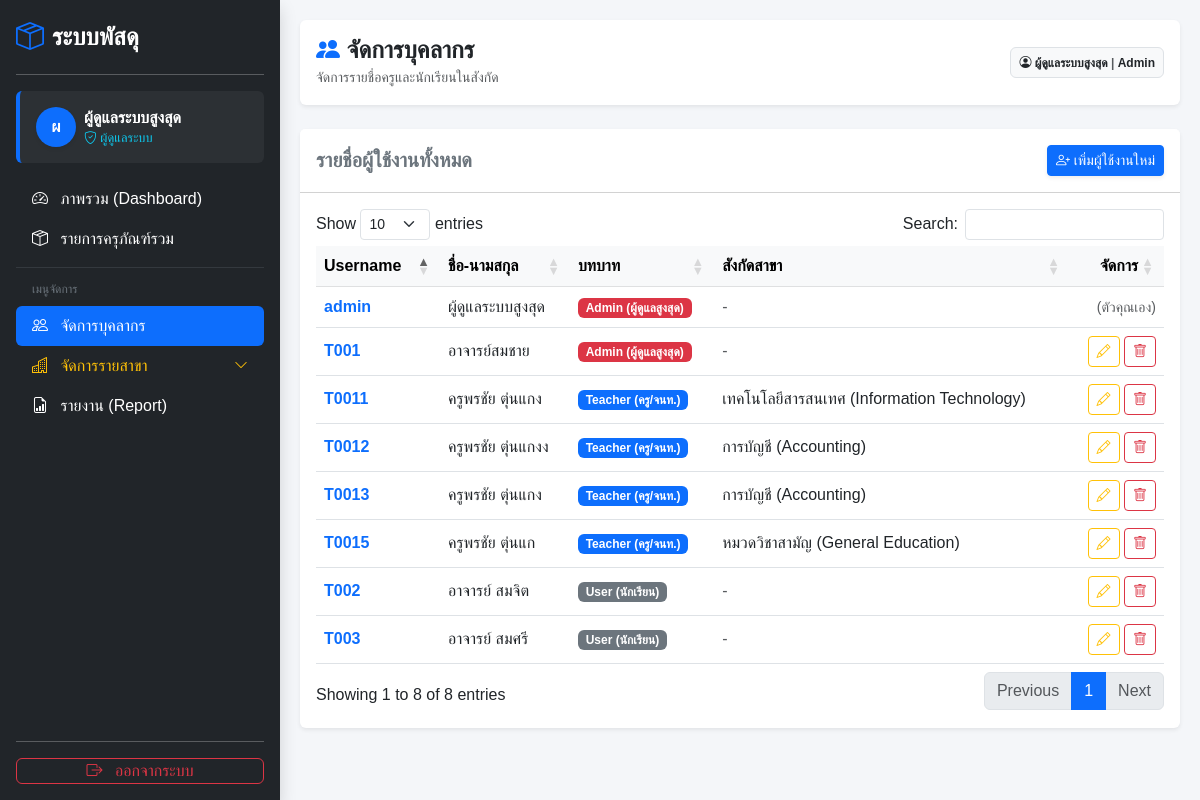
/users.php (signed in), run on the app's committed database.
### tables this page shows
CREATE TABLE `users` (
  `id` int(11) NOT NULL,
  `username` varchar(50) NOT NULL,
  `teacher_id` varchar(50) DEFAULT NULL,
  `password` varchar(255) NOT NULL,
  `fullname` varchar(100) NOT NULL,
  `role` varchar(50) NOT NULL DEFAULT 'user',
  `department_id` int(11) DEFAULT NULL,
  `created_at` timestamp NOT NULL DEFAULT current_timestamp()
);

CREATE TABLE `departments` (
  `id` int(11) NOT NULL,
  `code` varchar(10) NOT NULL,
  `name` varchar(100) NOT NULL,
  `contact_person` varchar(150) DEFAULT 'เจ้าหน้าที่สาขา'
);

### users.php (the view, shortened to what this page needs)
<?php
require 'db.php';
$myRole = $_SESSION['role'];
$myDeptId = $_SESSION['dept_id'] ?? 0;
$myId = $_SESSION['user_id'];
$myName = $_SESSION['fullname'];
if ($myRole == 'admin') {
    $sql = "SELECT u.*, d.name as dept_name FROM users u LEFT JOIN departments d ON u.department_id = d.id ORDER BY u.role, u.department_id";
    $users = $pdo->query($sql)->fetchAll();
} else {
    $sql = "SELECT u.*, d.name as dept_name FROM users u LEFT JOIN departments d ON u.department_id = d.id WHERE u.department_id = ? ORDER BY u.role";
    $stmt = $pdo->prepare($sql);
    $stmt->execute([$myDeptId]);
    $users = $stmt->fetchAll();
}
?>
<!DOCTYPE html>
<html lang="th">
<head>
    <link href="https://cdn.jsdelivr.net/npm/bootstrap@5.3.0/dist/css/bootstrap.min.css" rel="stylesheet">
    <link rel="stylesheet" href="https://cdn.jsdelivr.net/npm/bootstrap-icons@1.11.0/font/bootstrap-icons.css">
    <link rel="stylesheet" href="https://cdn.datatables.net/1.13.7/css/dataTables.bootstrap5.min.css">
</head>
<body class="d-flex">
    <?php include 'sidebar.php'; ?>
    <div class="main-content">
        <div class="d-flex justify-content-between align-items-center mb-4 bg-white p-3 rounded shadow-sm">
            <div>
                <h4 class="fw-bold m-0 text-dark"><i class="bi bi-people-fill text-primary"></i> จัดการบุคลากร</h4>
                <small class="text-muted">จัดการรายชื่อครูและนักเรียนในสังกัด</small>
            </div>
            <div class="text-end">
                 <div class="badge bg-light text-dark border p-2">
                    <i class="bi bi-person-circle"></i> <?= $myName ?>
                    <span class="text-muted">|</span>
                    <?= ($myRole=='admin') ? 'Admin' : 'Teacher' ?>
                </div>
            </div>
        </div>
        <div class="card shadow-sm border-0">
            <div class="card-header bg-white py-3 d-flex justify-content-between align-items-center">
                <h5 class="m-0 fw-bold text-secondary">รายชื่อผู้ใช้งานทั้งหมด</h5>
                <button class="btn btn-primary btn-sm shadow-sm" onclick="openUserModal()">
                    <i class="bi bi-person-plus"></i> เพิ่มผู้ใช้งานใหม่
                </button>
            </div>
            <div class="card-body">
                <table id="userTable" class="table table-hover align-middle w-100">
                    <thead class="table-light">
                        <tr>
                            <th>Username</th>
                            <th>ชื่อ-นามสกุล</th>
                            <th>บทบาท</th>
                            <th>สังกัดสาขา</th>
                            <th class="text-end">จัดการ</th>
                        </tr>
                    </thead>
                    <tbody>
                        <?php foreach ($users as $u): ?>
                        <tr>
                            <td class="fw-bold text-primary"><?= $u['username'] ?></td>
                            <td><?= $u['fullname'] ?></td>
                            <td>
                                <?php
                                    if($u['role']=='admin') echo '<span class="badge bg-danger">Admin (ผู้ดูแลสูงสุด)</span>';
                                    elseif($u['role']=='teacher') echo '<span class="badge bg-primary">Teacher (ครู/จนท.)</span>';
                                    else echo '<span class="badge bg-secondary">User (นักเรียน)</span>';
                                ?>
                            </td>
                            <td><?= $u['dept_name'] ?: '<span class="text-muted">-</span>' ?></td>
                            <td class="text-end">
                                <?php if ($u['id'] != $myId): ?>
                                    <button class="btn btn-sm btn-outline-warning" onclick='openUserModal(<?= json_encode($u) ?>)' title="แก้ไข"><i class="bi bi-pencil"></i></button>
                                    <form method="POST" class="d-inline" onsubmit="return confirm('ยืนยันลบผู้ใช้นี้?')">
                                        <button class="btn btn-sm btn-outline-danger" title="ลบ"><i class="bi bi-trash"></i></button>
                                    </form>
                                <?php else: ?>
                                    <span class="text-muted small">(ตัวคุณเอง)</span>
                                <?php endif; ?>
                            </td>
                        </tr>
                        <?php endforeach; ?>
                    </tbody>
                </table>
            </div>
        </div>
    </div>
</body>
</html>

### users.php (style rules this page uses)
body { background-color: #f4f6f9; font-family: 'Sarabun', sans-serif; min-height: 100vh; }
.main-content { width: 100%; padding: 20px; overflow-y: auto; }

### sidebar.php (style rules this page uses)
body { display: flex !important; flex-direction: row !important; min-height: 100vh; margin: 0; overflow-x: hidden; }
#sidebar-wrapper + div, .main-content, .container-fluid { flex-grow: 1; width: 100%; padding: 20px; overflow-y: auto; }

### data on the page
users: username "T002", fullname "อาจารย์ สมจิต", role "User (นักเรียน)", dept_name "-"
users: username "T003", fullname "อาจารย์ สมศรี", role "User (นักเรียน)", dept_name "-"
users: username "admin", fullname "ผู้ดูแลระบบสูงสุด", role "Admin (ผู้ดูแลสูงสุด)", dept_name "-", shows "(ตัวคุณเอง)"
users: username "T001", fullname "อาจารย์สมชาย", role "Admin (ผู้ดูแลสูงสุด)", dept_name "-"
users: username "T0012", fullname "ครูพรชัย ตุ่นแกงง", role "Teacher (ครู/จนท.)", department.name "การบัญชี (Accounting)"
users: username "T0013", fullname "ครูพรชัย ตุ่นแกง", role "Teacher (ครู/จนท.)", department.name "การบัญชี (Accounting)"
users: username "T0011", fullname "ครูพรชัย ตุ่นแกง", role "Teacher (ครู/จนท.)", department.name "เทคโนโลยีสารสนเทศ (Information Technology)"
users: username "T0015", fullname "ครูพรชัย ตุ่นแก", role "Teacher (ครู/จนท.)", department.name "หมวดวิชาสามัญ (General Education)"

### other printed values
mb_substr($user_name, 0, 1) "ผ"
$user_name "ผู้ดูแลระบบสูงสุด"
$myName "ผู้ดูแลระบบสูงสุด"
